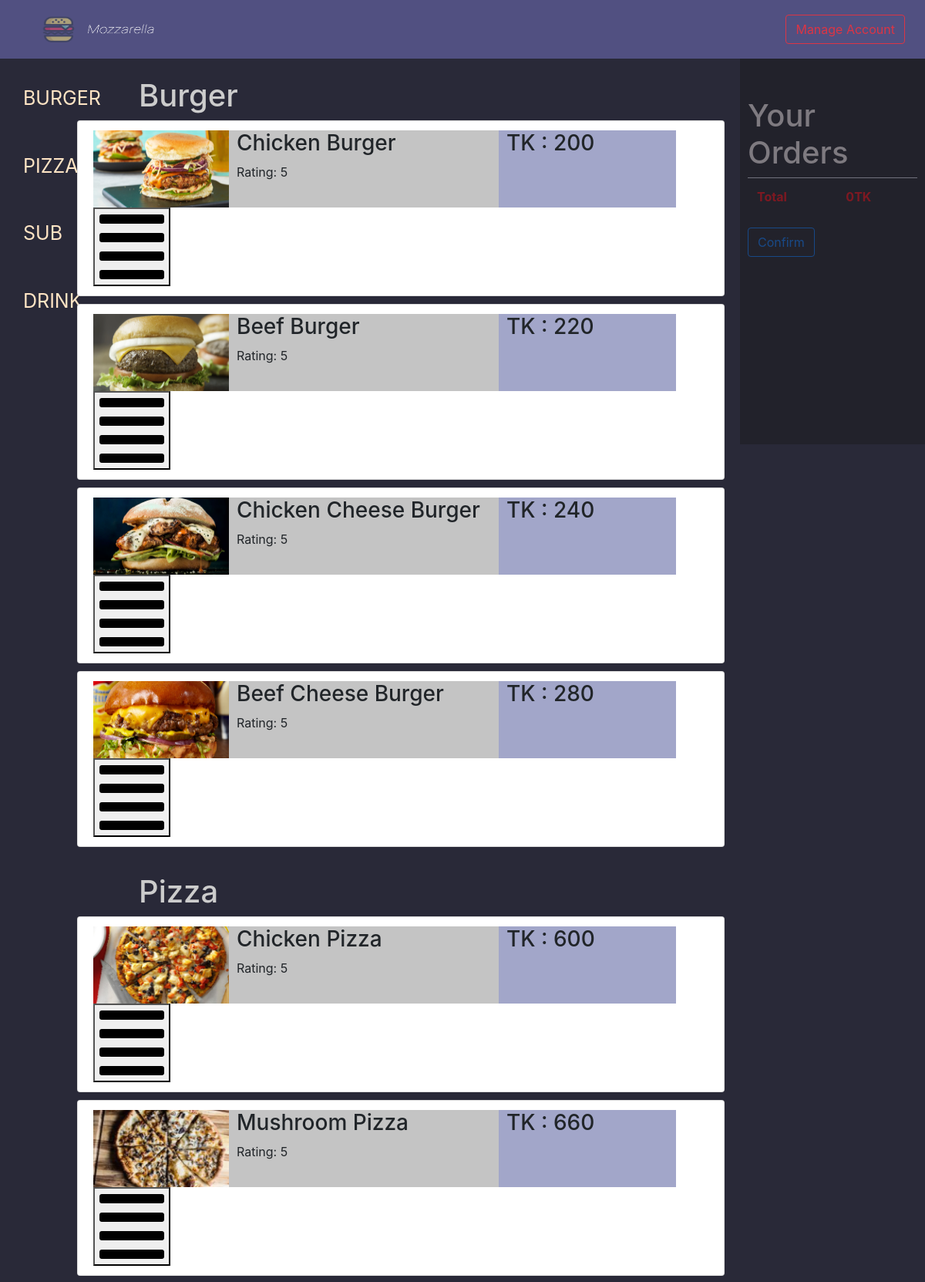
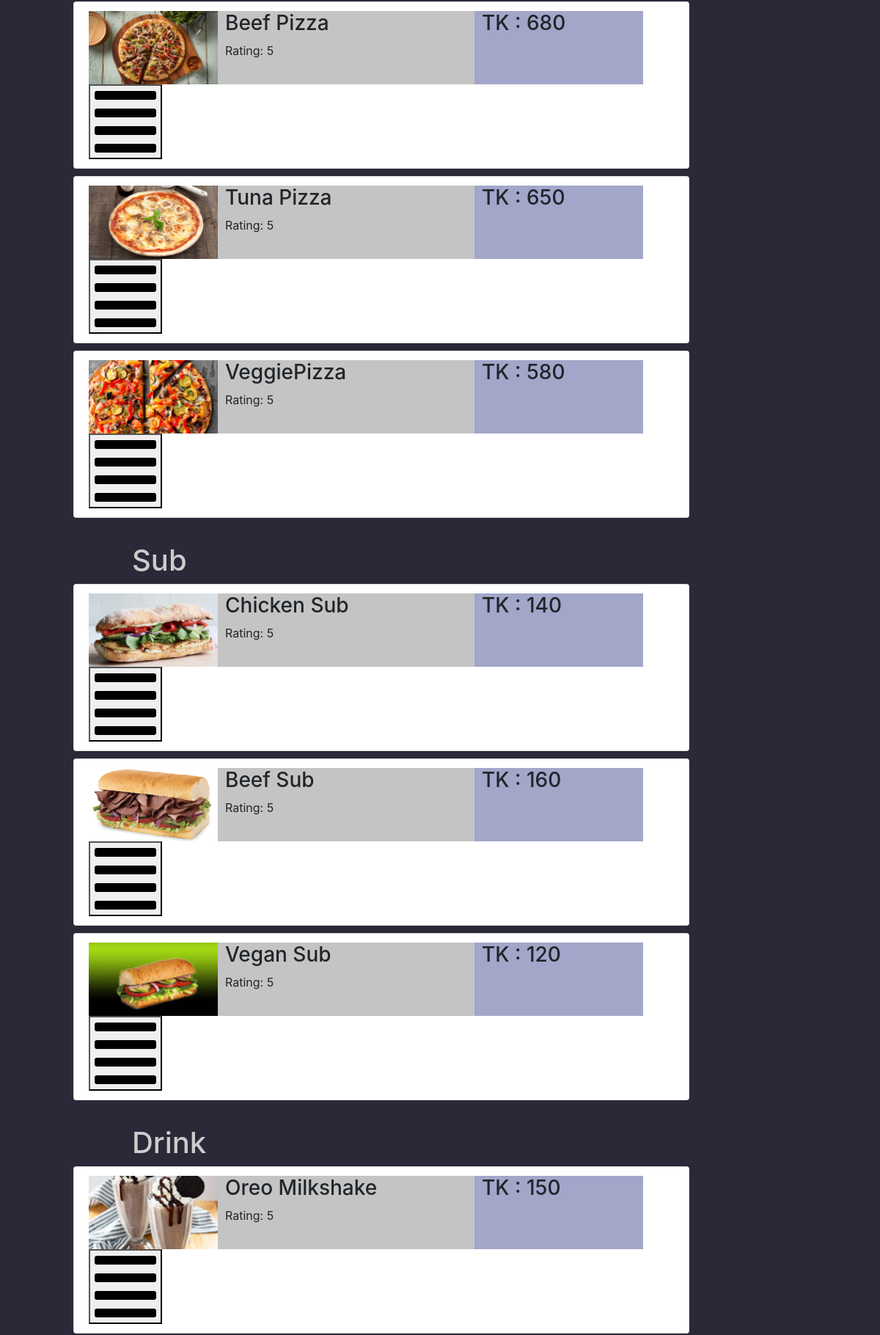
The app's page /order.php (upper part) with its own data (2 pictures, top to bottom).
### tables this page shows
CREATE TABLE `menu` (
  `id` int(3) NOT NULL,
  `f_name` varchar(60) NOT NULL,
  `f_type` varchar(2) NOT NULL,
  `price` int(4) NOT NULL,
  `review` float NOT NULL,
  `image` varchar(3) DEFAULT NULL
);

### controller/config.php (called while the page is built, shortened)
<?php
$servername = "localhost";
$db_username = "root";
$db_password = "";
$db_name = "project";
function getArray($query)
{
  global $servername, $db_username, $db_password, $db_name;
  $conn = mysqli_connect($servername, $db_username, $db_password, $db_name);
  $data = array();
  $result = mysqli_query($conn, $query);
  if (mysqli_num_rows($result) > 0) {
    while ($row = mysqli_fetch_assoc($result)) {
      $data[] = $row;
    }
  }
  return $data;
}

### controller/controller.php (called while the page is built, shortened)
<?php
require_once 'config.php';
function getAllFoodByType($i)
{
    $query = "SELECT * FROM `menu` WHERE f_type like " . $i;
    $foods = getArray($query);
    return $foods;
}

### order.php (the view, shortened to what this page needs)
<?php
require "./controller/controller.php";
$food_type = array(1 => 'Burger', 2 => 'Pizza', 3 => 'Sub', 4 => 'Drink');
?>
<!DOCTYPE html>
<head>
    <link rel="stylesheet" href="https://cdnjs.cloudflare.com/ajax/libs/font-awesome/5.14.0/css/all.min.css" />
    <link rel="stylesheet" href="https://maxcdn.bootstrapcdn.com/bootstrap/4.5.2/css/bootstrap.min.css">
    <link rel="stylesheet" href="./CSS/orderStyle.css">
</head>
<body>
    <header>
        <nav class="navbar  justify-content-between">
            <a class="navbar-brand"> <img src="./Images/logo.png" alt="" class="logo"></a>
            <form class="form-inline">
                <button class="btn btn-outline-danger my-2 my-sm-0 " type="submit">Manage Account</button>
            </form>
        </nav>
    </header>
    <div class="container-fluid ">
        <div class="row">
            <div class="col-sm-2 col-md-2 col-lg-1 col-xl-1">
                <nav id="sidebarMenu" class="navbar navbar-light navbar-expand-sm px-0 flex-row flex-nowrap">
                    <div class="navbar-collapse collapse" id="navbarWEX">
                        <div class="nav flex-sm-column flex-row" style="padding-top:360px; position: fixed;">
                            <a id="burger_btn" class="nav-item nav-link optn_btn " href="#Burger_h1">BURGER</a>
                            <a id="pizza_btn" class="nav-item nav-link optn_btn " href="#Pizza_h1">PIZZA</a>
                            <a id="sub_btn" class="nav-item nav-link optn_btn" href="#Sub_h1">SUB</a>
                            <a id="drink_btn" class="nav-item nav-link optn_btn" href="#Drink_h1">DRINK</a>
                        </div>
                    </div>
                </nav>
            </div>
            <div class="main" id="body">
                <?php
                for ($i = 1; $i <= sizeof($food_type); $i++) {
                    echo '<br><h1 class="body_h1" id="' . $food_type[$i] . '_h1">' . $food_type[$i] . '</h1>';
                    $menu = getAllFoodByType($i);
                    foreach ($menu as $item) {
                        $img = '"./Images/' . $item['image'] . '.png"';
                ?>
                        <ul class="list-group w-100">
                            <li class="list-group-item " style="margin-bottom:10px;">
                                <img src=<?php echo $img ?> class="container_div pic_div">
                                <div class="container_div name_div">
                                    <h3><?php echo $item['f_name']  ?></h3>
                                    <p>Rating: <?php echo $item['review']  ?></p>
                                </div>
                                <div class="container_div amount_div">
                                    <h3>TK : <?php echo $item['price']  ?></h4>
                                </div>
                                <div class="container_div">
                                    <button class="opt_btn" onclick="loadPopup('<?php echo $item['id'] ?>')" value="<?php echo $item['id']  ?>" type="button" data-toggle="modal" data-target="#exampleModal">
                                        <i class="fas fa-align-justify fa-6x"></i>
                                    </button>
                                </div>
                            </li>
                        </ul>
                <?php }
                } ?>
            </div>
            <div class="main" id="side_q">
                <div id="side_q_table">
                </div>
                <div>
                    <button onclick="sendData()" id="confirm_btn" class="btn btn-outline-primary my-2 my-sm-0 ">Confirm</button>
                </div>
            </div>
        </div>
</body>
</html>

### CSS/orderStyle.css (style rules this page uses)
body { margin: 0%; overflow: scroll; background-color: #292938; }
header { background-color:#515081; height: 80%; padding-left: 30px ; padding-right: 10px ; }
.logo { height: 50px; width: 180px; padding: 8px; }
ul { align-items: center; }
.main { float: left; }
#body { background-color: #292938; height: 100%; width: 70%; }
.optn_btn { font-size: 25px; text-align: left; border: transparent; padding-right: 15px; padding-left: 15px; padding-top: 20px; padding-bottom: 30px; background-color: transparent; width: 100%; color: bisque; }
.body_h1 { color: #cccccc; padding-left: 80px; }
.container_div { float: left; }
.pic_div { height: 100px; width: 176px; min-width: 90px; }
.name_div { background-color: #C4C4C4; height: 100px; width: 350px; align-items: center; padding-left: 10px; }
.amount_div { background-color: #A2A6C9; height: 100px; width: 230px; align-items: center; padding-left: 10px; }
#side_q { background-color: rgb(27, 27, 27); position: fixed; left: 80%; color: seashell; padding: 10px; padding-top: 50px; height: 500px; opacity: 40%; overflow-y: scroll; }

### records on screen
menu: shows a picture, f_name "Chicken Burger", review "5", price "200", $item['id'] 1 (drawn)
menu: shows a picture, f_name "Beef Burger", review "5", price "220", $item['id'] 2 (drawn)
menu: shows a picture, f_name "Chicken Cheese Burger", review "5", price "240", $item['id'] 3 (drawn)
menu: shows a picture, f_name "Beef Cheese Burger", review "5", price "280", $item['id'] 4 (drawn)
menu: shows a picture, f_name "Chicken Pizza", review "5", price "600"
menu: shows a picture, f_name "Mushroom Pizza", review "5", price "660", $item['id'] 6 (drawn)
menu: shows a picture, f_name "Beef Pizza", review "5", price "680", $item['id'] 7 (drawn)
menu: shows a picture, f_name "Tuna Pizza", review "5", price "650", $item['id'] 8 (drawn)
menu: shows a picture, f_name "VeggiePizza", review "5", price "580", $item['id'] 9 (drawn)
menu: shows a picture, f_name "Chicken Sub", review "5", price "140", $item['id'] 10 (drawn)
menu: shows a picture, f_name "Beef Sub", review "5", price "160", $item['id'] 11 (drawn)
menu: shows a picture, f_name "Vegan Sub", review "5", price "120", $item['id'] 12 (drawn)
menu: shows a picture, f_name "Oreo Milkshake", review "5", price "150", $item['id'] 13 (drawn)

### other values on screen
$food_type[$i] "Burger"
$food_type[$i] "Pizza"
$food_type[$i] "Sub"
$food_type[$i] "Drink"
